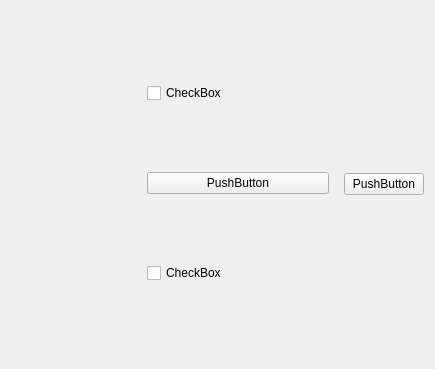
<?xml version="1.0" encoding="UTF-8"?>
<ui version="4.0">
 <class>Form</class>
 <widget class="QWidget" name="Form">
  <property name="geometry">
   <rect>
    <x>0</x>
    <y>0</y>
    <width>435</width>
    <height>369</height>
   </rect>
  </property>
  <property name="windowTitle">
   <string>Form</string>
  </property>
  <layout class="QHBoxLayout" name="horizontalLayout">
   <item>
    <spacer name="horizontalSpacer">
     <property name="orientation">
      <enum>Qt::Horizontal</enum>
     </property>
     <property name="sizeType">
      <enum>QSizePolicy::Expanding</enum>
     </property>
     <property name="sizeHint" stdset="0">
      <size>
       <width>100</width>
       <height>20</height>
      </size>
     </property>
    </spacer>
   </item>
   <item>
    <widget class="QWidget" name="widget" native="true">
     <property name="minimumSize">
      <size>
       <width>200</width>
       <height>0</height>
      </size>
     </property>
     <layout class="QVBoxLayout" name="verticalLayout">
      <item>
       <widget class="QCheckBox" name="checkBox_2">
        <property name="text">
         <string>CheckBox</string>
        </property>
       </widget>
      </item>
      <item>
       <widget class="QPushButton" name="pushButton_2">
        <property name="text">
         <string>PushButton</string>
        </property>
       </widget>
      </item>
      <item>
       <widget class="QCheckBox" name="checkBox">
        <property name="text">
         <string>CheckBox</string>
        </property>
       </widget>
      </item>
     </layout>
    </widget>
   </item>
   <item>
    <widget class="QPushButton" name="pushButton">
     <property name="minimumSize">
      <size>
       <width>0</width>
       <height>0</height>
      </size>
     </property>
     <property name="text">
      <string>PushButton</string>
     </property>
    </widget>
   </item>
  </layout>
 </widget>
 <resources/>
 <connections/>
</ui>
